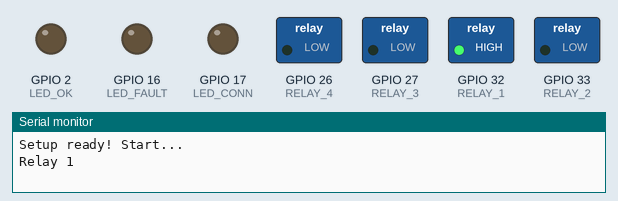
The sketch below on a simulated ESP32. Shown: switched loads named in the sketch (green lamp = pin HIGH), output pins drawn as LEDs (lit = HIGH), the last lines printed to the serial monitor.

Above: at 0.2 s.
At 1.2 s:
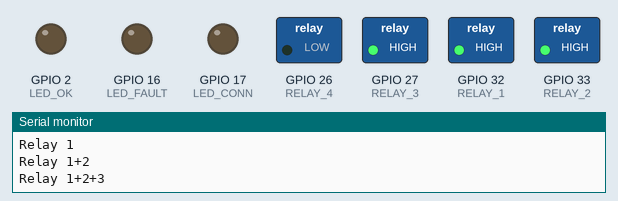
At 1.7 s:
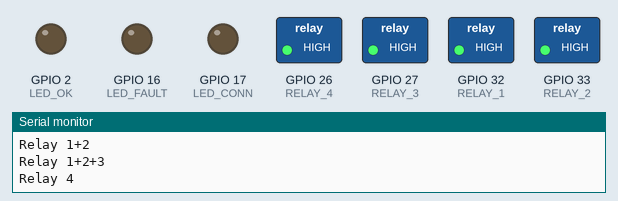
At 3.2 s:
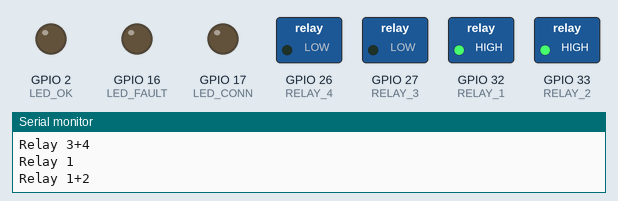
At 4.7 s:
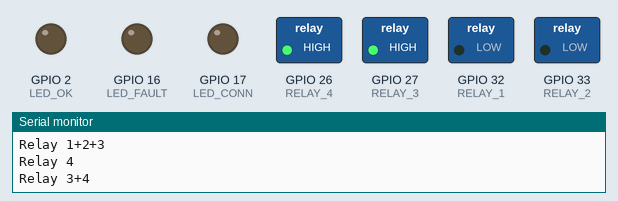
Timing chart, 0 to 5.8 s (numbered marks = the images above):
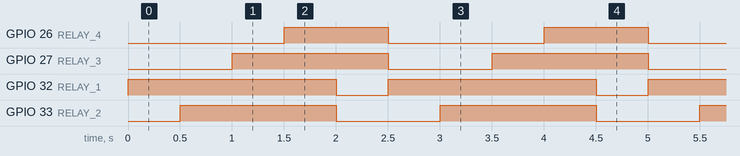

Measured:
- by itself, GPIO 26 (RELAY_4): alternates HIGH for 1.0 s and LOW for 1.5 s
- by itself, GPIO 27 (RELAY_3), GPIO 33 (RELAY_2): alternates HIGH for 1.5 s and LOW for 1.0 s
- by itself, GPIO 32 (RELAY_1): alternates HIGH for 2.0 s and LOW for 0.50 s

The sketch:

test_outputs.ino
```cpp
#define LED_OK 2 // RGB-led (green)
#define LED_FAULT 16 // RGB-led (red)
#define LED_CONN 17 // RGB-led (blue)

#define RELAY_1 32 // Relay1
#define RELAY_2 33 // Relay2
#define RELAY_3 27 // Relay3
#define RELAY_4 26 // Relay4

#define INPUT_4 4
#define INPUT_18 18


// the setup function runs once when you press reset or power the board
void setup() {
  Serial.begin(115200); // for debugging

  pinMode(LED_OK, OUTPUT);
  pinMode(LED_FAULT, OUTPUT);
  pinMode(LED_CONN, OUTPUT);

  pinMode(RELAY_1, OUTPUT);
  pinMode(RELAY_2, OUTPUT);
  pinMode(RELAY_3, OUTPUT);
  pinMode(RELAY_4, OUTPUT);

  pinMode(INPUT_4, INPUT_PULLUP);
  pinMode(INPUT_18, INPUT_PULLUP);

  Serial.println("Setup ready! Start...");
}

// the loop function runs over and over again forever
void loop() {

  digitalWrite(RELAY_1, HIGH);
  digitalWrite(RELAY_2, LOW);
  digitalWrite(RELAY_3, LOW);
  digitalWrite(RELAY_4, LOW);
  Serial.println("Relay 1");
  delay(500);

  digitalWrite(RELAY_1, HIGH);
  digitalWrite(RELAY_2, HIGH);
  digitalWrite(RELAY_3, LOW);
  digitalWrite(RELAY_4, LOW);
  Serial.println("Relay 1+2");
  delay(500);

  digitalWrite(RELAY_1, HIGH);
  digitalWrite(RELAY_2, HIGH);
  digitalWrite(RELAY_3, HIGH);
  digitalWrite(RELAY_4, LOW);
  Serial.println("Relay 1+2+3");
  delay(500);

  digitalWrite(RELAY_1, HIGH);
  digitalWrite(RELAY_2, HIGH);
  digitalWrite(RELAY_3, HIGH);
  digitalWrite(RELAY_4, HIGH);
  Serial.println("Relay 4");
  delay(500);

  digitalWrite(RELAY_1, LOW);
  digitalWrite(RELAY_2, LOW);
  digitalWrite(RELAY_3, HIGH);
  digitalWrite(RELAY_4, HIGH);
  Serial.println("Relay 3+4");
  delay(500);

}
```
